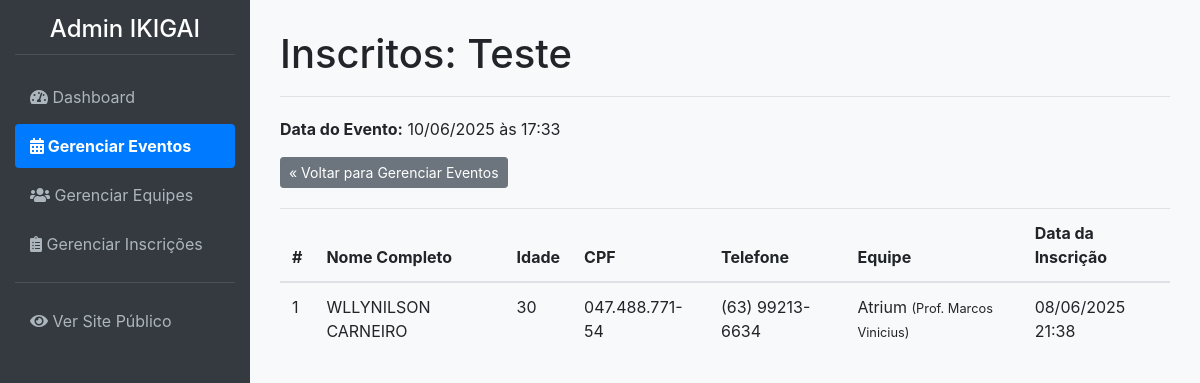
/admin/eventos/1/inscricoes (signed in), run on the app's committed database.
### app/models.py (models this page shows, shortened)
class Evento(db.Model):
    __tablename__ = 'eventos'
    id = db.Column(db.Integer, primary_key=True)
    nome_evento = db.Column(db.String(200), nullable=False)
    data_hora_evento = db.Column(db.DateTime, nullable=False)
    palestrante = db.Column(db.String(100))
    imagem_palestrante = db.Column(db.String(300), nullable=True) # URL para a imagem
    descricao = db.Column(db.Text)
    local_evento = db.Column(db.String(200))
    preco = db.Column(db.Float, default=0.0)
    numero_vagas = db.Column(db.Integer, nullable=False)
    inscricoes = db.relationship('Inscricao', backref='evento', lazy=True)

class Inscricao(db.Model):
    __tablename__ = 'inscricoes'
    id = db.Column(db.Integer, primary_key=True)
    nome_participante = db.Column(db.String(100), nullable=False)
    sobrenome_participante = db.Column(db.String(100), nullable=False)
    idade = db.Column(db.Integer, nullable=False)
    cpf = db.Column(db.String(14), nullable=False)
    telefone = db.Column(db.String(20), nullable=False)
    data_inscricao = db.Column(db.DateTime, default=datetime.utcnow)
    evento_id = db.Column(db.Integer, db.ForeignKey('eventos.id'), nullable=False)
    equipe_id = db.Column(db.Integer, db.ForeignKey('equipes.id'), nullable=False)
    status = db.Column(db.String(20), nullable=False, default='Pendente')
    email = db.Column(db.String(100), nullable=False, unique=True)
    __table_args__ = (db.UniqueConstraint('cpf', 'evento_id', name='uq_cpf_evento'),)

class Equipe(db.Model):
    __tablename__ = 'equipes'
    id = db.Column(db.Integer, primary_key=True)
    nome_equipe = db.Column(db.String(100), nullable=False, unique=True)
    professor_responsavel = db.Column(db.String(100), nullable=False)
    inscricoes = db.relationship('Inscricao', backref='equipe', lazy=True)

### app/admin/routes.py (the view)
@bp.route('/admin/eventos/<int:evento_id>/inscricoes')
@login_required
def listar_inscricoes_evento(evento_id):
    evento = Evento.query.get_or_404(evento_id)
    inscricoes = Inscricao.query.filter_by(evento_id=evento.id).order_by(Inscricao.data_inscricao).all()
    return render_template('admin/admin_listar_inscricoes_evento.html', evento=evento, inscricoes=inscricoes)

### app/templates/admin/admin_listar_inscricoes_evento.html (shortened to what this page needs)
{% extends 'admin/admin_base.html' %}
{% block page_title %}Inscritos: {{ evento.nome_evento }}{% endblock %}
{% block content %}
<p><strong>Data do Evento:</strong> {{ evento.data_hora_evento.strftime('%d/%m/%Y às %H:%M') }}</p>
<a href="{{ url_for('admin.gerenciar_eventos') }}" class="btn btn-secondary btn-sm" style="margin-bottom:20px;">&laquo; Voltar para Gerenciar Eventos</a>
{% if inscricoes %}
    <table class="table">
        <thead>
            <tr>
                <th>#</th>
                <th>Nome Completo</th>
                <th>Idade</th>
                <th>CPF</th>
                <th>Telefone</th>
                <th>Equipe</th>
                <th>Data da Inscrição</th>
            </tr>
        </thead>
        <tbody>
            {% for inscricao in inscricoes %}
            <tr>
                <td>{{ loop.index }}</td>
                <td>{{ inscricao.nome_participante }} {{ inscricao.sobrenome_participante }}</td>
                <td>{{ inscricao.idade }}</td>
                <td>{{ inscricao.cpf }}</td>
                <td>{{ inscricao.telefone }}</td>
                <td>
                    {% if inscricao.equipe %}
                        {{ inscricao.equipe.nome_equipe }}
                        <small>(Prof. {{ inscricao.equipe.professor_responsavel }})</small>
                    {% else %}
                        Equipe não informada
                    {% endif %}
                </td>
                <td>{{ inscricao.data_inscricao.strftime('%d/%m/%Y %H:%M') }}</td>
            </tr>
            {% endfor %}
        </tbody>
    </table>
{% else %}
    <p>Nenhum participante inscrito neste evento ainda.</p>
{% endif %}
{% endblock %}

### app/static/css/admin_styles.css (style rules this page uses)
body { display: flex; background-color: #f8f9fa; }

### data on the page
Evento: nome_evento "Teste", data_hora_evento "10/06/2025 às 17:33"
Inscricao: nome_participante "WLLYNILSON", sobrenome_participante "CARNEIRO", idade "30", cpf "047.488.771-54", telefone "(63) 99213-6634", equipe.nome_equipe "Atrium", equipe.professor_responsavel "Marcos Vinicius", data_inscricao "08/06/2025 21:38"
